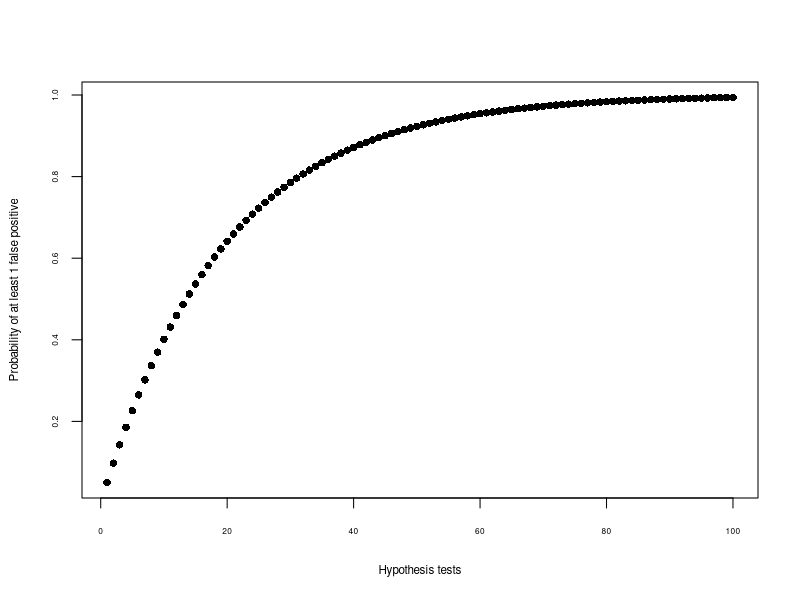

Generate this figure with R:
## ---- chunk 1
def.chunk.hook  <- knitr::knit_hooks$get("chunk")
knitr::knit_hooks$set(chunk = function(x, options) {
  x <- def.chunk.hook(x, options)
  ifelse(options$size != "normalsize", paste0("\n \\", options$size,"\n\n", x, "\n\n \\normalsize"), x)
})


knitr::knit_hooks$set(
  nospace = function(before, options, envir) {
    if (before) {
      knitr::asis_output("\\vspace*{-1.5ex}")
    }
  }
)

knitr::opts_chunk$set(echo = FALSE, comment=NA)

library(survival)
library(knitr)
library(kableExtra)
library(dplyr)

pbc <- survival::pbc
pbcseq <- survival::pbcseq
## ---- chunk 2
set.seed(2021)
x1 <- sample(0:1, 100, replace = TRUE)
x2 <- sample(0:1, 100, replace = TRUE)

tab <- table(x1, x2)

tab <- matrix(c("a", "b", "a + b", "c", "d", "c + d", "a + c", "b + d", "n"), 3, 3, byrow = TRUE)

colnames(tab) <- c("Drug (asthma)", "Drug (no asthma)", "Total")
rownames(tab) <- c("Placebo (asthma)", "Placebo (no asthma)", "Total")

library(knitr)
kable(tab)
## ---- chunk 3
set.seed(2021)
x1 <- sample(0:1, 50, replace = TRUE)
x2 <- sample(0:1, 50, replace = TRUE)

tab <- table(x1, x2)

colnames(tab) <- c("Drug (asthma)", "Drug (no asthma)")
rownames(tab) <- c("Placebo (asthma)", "Placebo (no asthma)")

library(knitr)
kable(addmargins(tab))
## ---- chunk 4
qchisq(p = 0.05, df = 1, lower.tail = FALSE)
## ---- chunk 5
pchisq(q = 0.81, df = 1, lower.tail = FALSE)
## ---- chunk 6
m <- c(1:100)
alpha <- 0.05
y <- 1 - (1 - alpha)^m 
plot(m, y, xlab = "Hypothesis tests", ylab = "Probability of at least 1 false positive", pch = 16,
     cex.axis = 0.5, cex.lab = 0.7)
